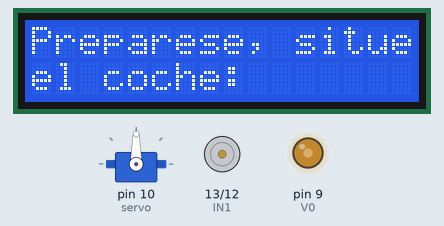
Recording of a sketch running on a simulated Arduino Uno, built with avr-gcc and run on an emulated ATmega328P. Shown: servo, 16×2 character LCD, motor-driver pin pairs drawn as motors (green arrow = first pin HIGH = forward, orange = second pin HIGH = backward, longer = more drive, scaled by the enable pin), output pins drawn as LEDs (lit = HIGH).

Above: at 4.1 s.
At 13.1 s:
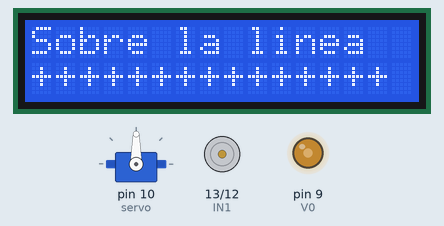
At 22.1 s:
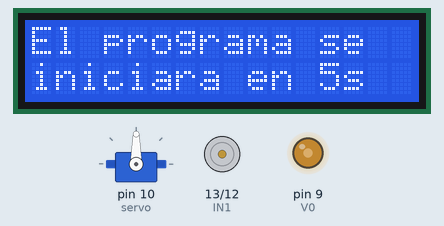
At 35.2 s:
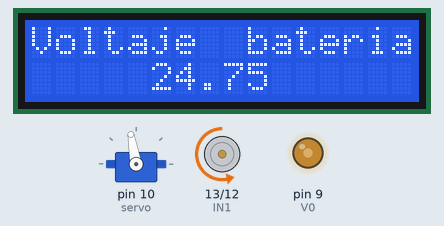
Timing chart, 0 to 39.6 s (numbered marks = the images above):
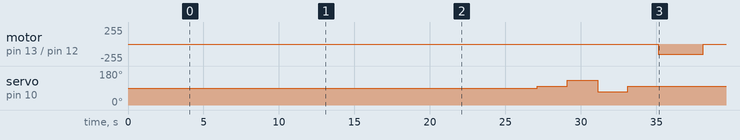

The sketch:

Demostraci_n.ino
```cpp
#include <LiquidCrystal.h>
#include <Servo.h>

#define CEN 100
#define MIN 130
#define MAX 70

  // Motor
 int ENA = 11;
 int IN1 = 13;
 int IN2 = 12;


  //Servo
Servo servo; // crea el objeto servo
int pos = 0;

  // Variables LCD
LiquidCrystal lcd(8,2,4,5,6,7); // Pineas a los que esta conectado el lcd
int V0=9; //Pin donde se conecta el lcd para regular su contraste
int i=0;

  // Variables del voltimetro
float bateria = A0; // Pin analogico conectado a la batería
float voltaje = 0.0; // variable para la bateria
int valor = 0; // variable para la bateria
float R1 = 100000.0; // valor de la resistencia 1
float R2 = 10000.0; // valor de la resistencia 2


  //Voltaje bateria
 void medvoltaje(void)
 {
 valor = analogRead(bateria);
 voltaje = (valor * 4.5) / 1024.0; // El valor de 5.x se puede ajustar para mejorar la exactitud de la lectura
 voltaje = voltaje / (R2/(R1+R2));
 lcd.setCursor(5,1);
 lcd.print(voltaje);
 }

  // Función encargada de mostrar el mensaje de inicio en pantalla
void inicioPantalla ()
{
  lcd.clear();

  lcd.setCursor(3,0);
  lcd.print("Iniciando");
  for(i=0;i<16;i++)
  {
    lcd.setCursor(i,1);
    lcd.print("-");
    delay(250);
  }

  lcd.clear();

  lcd.print("Preparese, situe");
  lcd.setCursor(0,1);
  lcd.print("el coche:");
  delay(2000);

  lcd.clear();

  lcd.setCursor(0,0);
  lcd.print("Sobre la linea");
  for(i=0;i<16;i++)
  {
    lcd.setCursor(i,1);
    lcd.print("+");
    delay(500);
  }

  lcd.clear();

  lcd.setCursor(0,0);
  lcd.print("Fuera de ella");
  for(i=0;i<16;i++)
  {
    lcd.setCursor(i,1);
    lcd.print("+");
    delay(500);
  }

  lcd.clear();

  lcd.print("El programa se");
  lcd.setCursor(0,1);
  lcd.print("iniciara en 5s");
  delay(5000);

  lcd.setCursor(0,0);
  lcd.print("Voltaje  bateria");
  lcd.setCursor(0,1);
  lcd.print("                ");

}


void setup()
{
  Serial.begin(9600);
  servo.attach (10); // servo conectado al pin 10
  pinMode(bateria,INPUT);
  analogWrite(V0,120); //Contraste LCD
  lcd.begin(16,2); //Definimos que las dimensiones de la pantalla es de 16x2
  inicioPantalla(); // Funición mensajes de inicio

    // Motor

 pinMode (ENA, OUTPUT);
 pinMode (IN1, OUTPUT);
 pinMode (IN2, OUTPUT);


    // Función de prueba del servo

   servo.write(CEN);
   delay(2000);
   servo.write(MIN);
   delay(2000);
   servo.write(MAX);
   delay(2000);
   servo.write(CEN);
   delay(2000);

 }


void loop()
{

  medvoltaje();
  digitalWrite (IN1, LOW);
  digitalWrite (IN2, HIGH);
  analogWrite (ENA, 150);   // velocidad motor A
  delay(3000);
  digitalWrite (IN1, LOW);
  digitalWrite (IN2, LOW);
  analogWrite (ENA, 150);
  delay (3000);

}
```

Measured:
- by itself, motor on pin 13 (IN1) / pin 12 (IN2): stopped → backward 150/255 at 35.1 s, → stopped 3.0 s later
- what the display in image 0 shows lasts 2.0 s, from 4.1 s to 6.1 s
- what the display in image 1 shows lasts 0.5 s, from 13.1 s to 13.6 s
- what the display in image 2 shows lasts 5.0 s, from 22.1 s to 27.1 s
